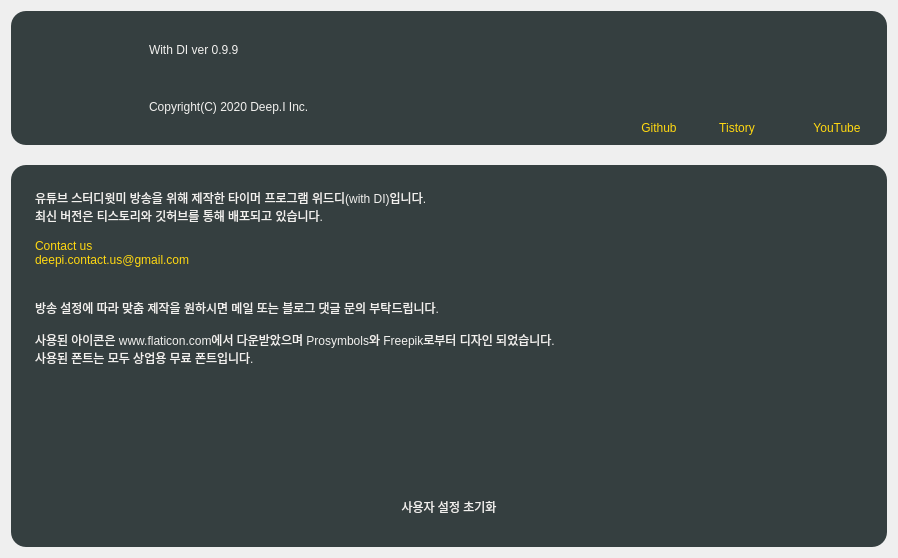
      <widget class="QWidget" name="tab_2">
       <attribute name="title">
        <string>WITH DI</string>
       </attribute>
       <layout class="QGridLayout" name="gridLayout_21">
        <property name="verticalSpacing">
         <number>20</number>
        </property>
        <item row="1" column="0">
         <widget class="QFrame" name="verticalFrame_2">
          <property name="styleSheet">
           <string notr="true">QFrame{
	border-radius: 15px;
	 background:#353F40;
}</string>
          </property>
          <layout class="QVBoxLayout" name="verticalLayout_2">
           <property name="spacing">
            <number>0</number>
           </property>
           <property name="leftMargin">
            <number>20</number>
           </property>
           <property name="topMargin">
            <number>20</number>
           </property>
           <property name="rightMargin">
            <number>20</number>
           </property>
           <property name="bottomMargin">
            <number>20</number>
           </property>
           <item>
            <widget class="QPlainTextEdit" name="plainTextEdit">
             <property name="sizePolicy">
              <sizepolicy hsizetype="Expanding" vsizetype="Fixed">
               <horstretch>0</horstretch>
               <verstretch>0</verstretch>
              </sizepolicy>
             </property>
             <property name="maximumSize">
              <size>
               <width>16777215</width>
               <height>50</height>
              </size>
             </property>
             <property name="styleSheet">
              <string notr="true">	color: #F2F1EF;
	font: 17px &quot;나눔스퀘어_ac Bold&quot;;</string>
             </property>
             <property name="horizontalScrollBarPolicy">
              <enum>Qt::ScrollBarAlwaysOff</enum>
             </property>
             <property name="readOnly">
              <bool>true</bool>
             </property>
             <property name="plainText">
              <string>유튜브 스터디윗미 방송을 위해 제작한 타이머 프로그램 위드디(with DI)입니다.
최신 버전은 티스토리와 깃허브를 통해 배포되고 있습니다.</string>
             </property>
            </widget>
           </item>
           <item>
            <widget class="QPlainTextEdit" name="plainTextEdit_2">
             <property name="maximumSize">
              <size>
               <width>16777215</width>
               <height>60</height>
              </size>
             </property>
             <property name="styleSheet">
              <string notr="true">color: rgb(255, 216, 17);
font: 17px &quot;나눔스퀘어_ac Bold&quot;;</string>
             </property>
             <property name="verticalScrollBarPolicy">
              <enum>Qt::ScrollBarAlwaysOff</enum>
             </property>
             <property name="horizontalScrollBarPolicy">
              <enum>Qt::ScrollBarAlwaysOff</enum>
             </property>
             <property name="readOnly">
              <bool>true</bool>
             </property>
             <property name="plainText">
              <string>Contact us
deepi.contact.us@gmail.com
</string>
             </property>
            </widget>
           </item>
           <item>
            <widget class="QPlainTextEdit" name="plainTextEdit_3">
             <property name="styleSheet">
              <string notr="true">	color: #F2F1EF;
	font: 17px &quot;나눔스퀘어_ac Bold&quot;;</string>
             </property>
             <property name="plainText">
              <string>방송 설정에 따라 맞춤 제작을 원하시면 메일 또는 블로그 댓글 문의 부탁드립니다.

사용된 아이콘은 www.flaticon.com에서 다운받았으며 Prosymbols와 Freepik로부터 디자인 되었습니다.
사용된 폰트는 모두 상업용 무료 폰트입니다.</string>
             </property>
            </widget>
           </item>
           <item>
            <widget class="QPushButton" name="configrefresh">
             <property name="minimumSize">
              <size>
               <width>0</width>
               <height>40</height>
              </size>
             </property>
             <property name="maximumSize">
              <size>
               <width>16777215</width>
               <height>40</height>
              </size>
             </property>
             <property name="styleSheet">
              <string notr="true">QPushButton
{
	color: #F2F1EF;
	font: 20px &quot;나눔스퀘어_ac Bold&quot;;
	background-color:#353F40;
	border : None;
	border-radius : 10px;
}

QPushButton::hover
{
	color: #F2F1EF;
	font: 20px &quot;나눔스퀘어_ac Bold&quot;;
	background-color:#000000;
	border :solid;
}</string>
             </property>
             <property name="text">
              <string>사용자 설정 초기화</string>
             </property>
            </widget>
           </item>
          </layout>
         </widget>
        </item>
        <item row="0" column="0">
         <widget class="QFrame" name="gridFrame">
          <property name="maximumSize">
           <size>
            <width>16777215</width>
            <height>150</height>
           </size>
          </property>
          <property name="styleSheet">
           <string notr="true">QFrame{
	border-radius: 15px;
	 background:#353F40;
}</string>
          </property>
          <layout class="QGridLayout" name="gridLayout_20">
           <property name="leftMargin">
            <number>20</number>
           </property>
           <property name="topMargin">
            <number>10</number>
           </property>
           <property name="rightMargin">
            <number>10</number>
           </property>
           <property name="bottomMargin">
            <number>10</number>
           </property>
           <property name="spacing">
            <number>5</number>
           </property>
           <item row="0" column="2">
            <layout class="QHBoxLayout" name="horizontalLayout_10">
             <property name="spacing">
              <number>20</number>
             </property>
             <item>
              <layout class="QVBoxLayout" name="verticalLayout_3">
               <property name="spacing">
                <number>10</number>
               </property>
               <property name="leftMargin">
                <number>0</number>
               </property>
               <property name="rightMargin">
                <number>0</number>
               </property>
               <item>
                <widget class="QLabel" name="gitlink">
                 <property name="maximumSize">
                  <size>
                   <width>80</width>
                   <height>80</height>
                  </size>
                 </property>
                 <property name="layoutDirection">
                  <enum>Qt::LeftToRight</enum>
                 </property>
                 <property name="text">
                  <string/>
                 </property>
                 <property name="pixmap">
                  <pixmap resource="../icon/icon.qrc">:/icon/github.png</pixmap>
                 </property>
                 <property name="scaledContents">
                  <bool>true</bool>
                 </property>
                 <property name="alignment">
                  <set>Qt::AlignCenter</set>
                 </property>
                </widget>
               </item>
               <item>
                <widget class="QLabel" name="label_15">
                 <property name="maximumSize">
                  <size>
                   <width>80</width>
                   <height>16777215</height>
                  </size>
                 </property>
                 <property name="styleSheet">
                  <string notr="true">color: rgb(255, 216, 17);
font: 17px &quot;나눔스퀘어_ac Bold&quot;;</string>
                 </property>
                 <property name="text">
                  <string>Github</string>
                 </property>
                 <property name="alignment">
                  <set>Qt::AlignBottom|Qt::AlignHCenter</set>
                 </property>
                </widget>
               </item>
              </layout>
             </item>
             <item>
              <layout class="QVBoxLayout" name="verticalLayout_4">
               <property name="spacing">
                <number>10</number>
               </property>
               <item>
                <widget class="QLabel" name="lablink">
                 <property name="minimumSize">
                  <size>
                   <width>80</width>
                   <height>80</height>
                  </size>
                 </property>
                 <property name="maximumSize">
                  <size>
                   <width>80</width>
                   <height>80</height>
                  </size>
                 </property>
                 <property name="text">
                  <string/>
                 </property>
                 <property name="pixmap">
                  <pixmap resource="../icon/icon.qrc">:/icon/tistory.png</pixmap>
                 </property>
                 <property name="scaledContents">
                  <bool>true</bool>
                 </property>
                </widget>
               </item>
               <item>
                <widget class="QLabel" name="label_16">
                 <property name="maximumSize">
                  <size>
                   <width>80</width>
                   <height>16777215</height>
                  </size>
                 </property>
                 <property name="styleSheet">
                  <string notr="true">color: rgb(255, 216, 17);
font: 17px &quot;나눔스퀘어_ac Bold&quot;;</string>
                 </property>
                 <property name="text">
                  <string>Tistory</string>
                 </property>
                 <property name="alignment">
                  <set>Qt::AlignBottom|Qt::AlignHCenter</set>
                 </property>
                </widget>
               </item>
              </layout>
             </item>
             <item>
              <layout class="QVBoxLayout" name="verticalLayout_10">
               <item>
                <widget class="QLabel" name="youlink">
                 <property name="minimumSize">
                  <size>
                   <width>80</width>
                   <height>80</height>
                  </size>
                 </property>
                 <property name="maximumSize">
                  <size>
                   <width>80</width>
                   <height>80</height>
                  </size>
                 </property>
                 <property name="text">
                  <string/>
                 </property>
                 <property name="pixmap">
                  <pixmap resource="../icon/icon.qrc">:/icon/youtube.png</pixmap>
                 </property>
                 <property name="scaledContents">
                  <bool>true</bool>
                 </property>
                </widget>
               </item>
               <item>
                <widget class="QLabel" name="label_6">
                 <property name="maximumSize">
                  <size>
                   <width>80</width>
                   <height>16777215</height>
                  </size>
                 </property>
                 <property name="styleSheet">
                  <string notr="true">color: rgb(255, 216, 17);
font: 17px &quot;나눔스퀘어_ac Bold&quot;;</string>
                 </property>
                 <property name="text">
                  <string>YouTube</string>
                 </property>
                 <property name="alignment">
                  <set>Qt::AlignCenter</set>
                 </property>
                </widget>
               </item>
              </layout>
             </item>
            </layout>
           </item>
           <item row="0" column="0">
            <widget class="QLabel" name="label">
             <property name="minimumSize">
              <size>
               <width>100</width>
               <height>100</height>
              </size>
             </property>
             <property name="maximumSize">
              <size>
               <width>100</width>
               <height>100</height>
              </size>
             </property>
             <property name="text">
              <string/>
             </property>
             <property name="pixmap">
              <pixmap resource="../icon/icon.qrc">:/icon/logo.png</pixmap>
             </property>
             <property name="scaledContents">
              <bool>true</bool>
             </property>
            </widget>
           </item>
           <item row="0" column="1">
            <widget class="QFrame" name="frame">
             <property name="minimumSize">
              <size>
               <width>500</width>
               <height>0</height>
              </size>
             </property>
             <layout class="QVBoxLayout" name="verticalLayout">
              <property name="spacing">
               <number>0</number>
              </property>
              <property name="leftMargin">
               <number>0</number>
              </property>
              <property name="topMargin">
               <number>0</number>
              </property>
              <property name="rightMargin">
               <number>0</number>
              </property>
              <property name="bottomMargin">
               <number>0</number>
              </property>
              <item>
               <widget class="QLabel" name="title_ver">
                <property name="maximumSize">
                 <size>
                  <width>350</width>
                  <height>16777215</height>
                 </size>
                </property>
                <property name="styleSheet">
                 <string notr="true">padding: 10px;;
font: 30px &quot;나눔스퀘어_ac ExtraBold&quot;;
color :    #F2F1EF;</string>
                </property>
                <property name="text">
                 <string>With DI ver 0.9.9</string>
                </property>
               </widget>
              </item>
              <item>
               <widget class="QLabel" name="label_3">
                <property name="maximumSize">
                 <size>
                  <width>350</width>
                  <height>16777215</height>
                 </size>
                </property>
                <property name="styleSheet">
                 <string notr="true">padding: 10px;;
font: 20px &quot;나눔스퀘어_ac ExtraBold&quot;;
color :    #F2F1EF;</string>
                </property>
                <property name="text">
                 <string>Copyright(C) 2020 Deep.I Inc.</string>
                </property>
               </widget>
              </item>
             </layout>
            </widget>
           </item>
          </layout>
         </widget>
        </item>
       </layout>
      </widget>
